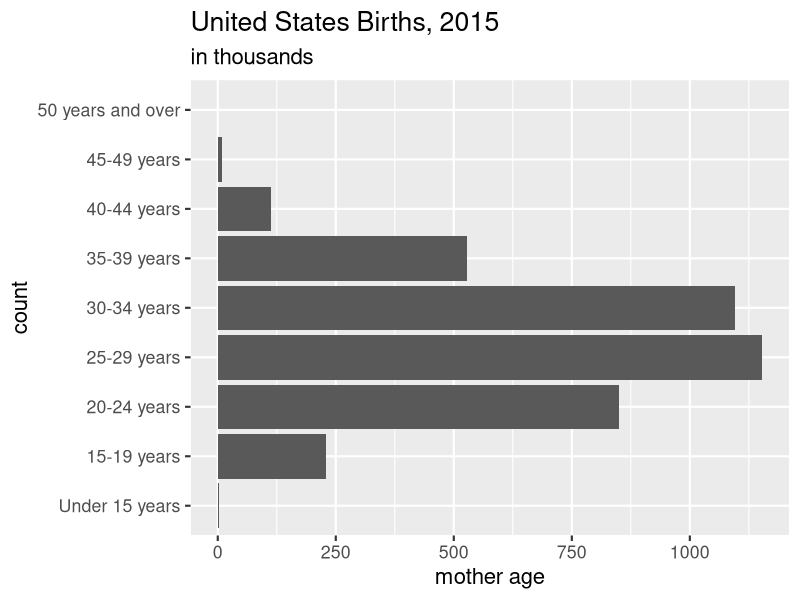
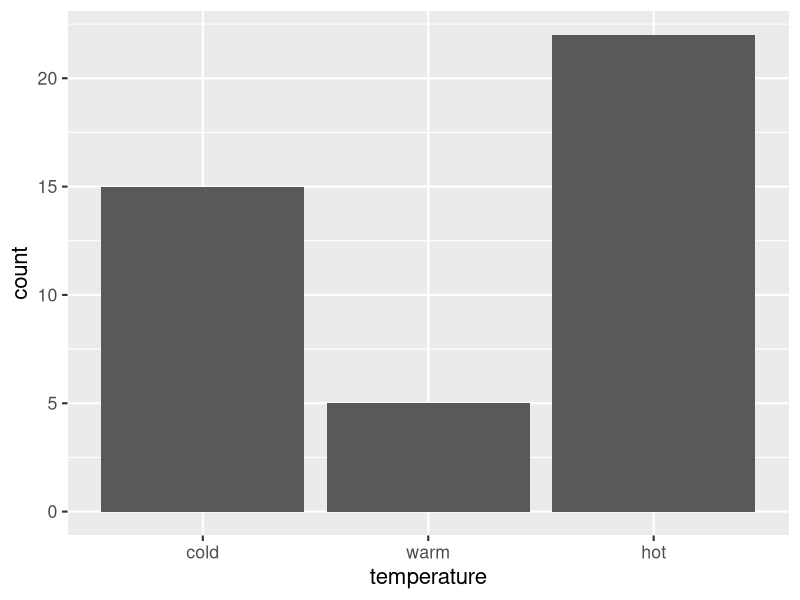
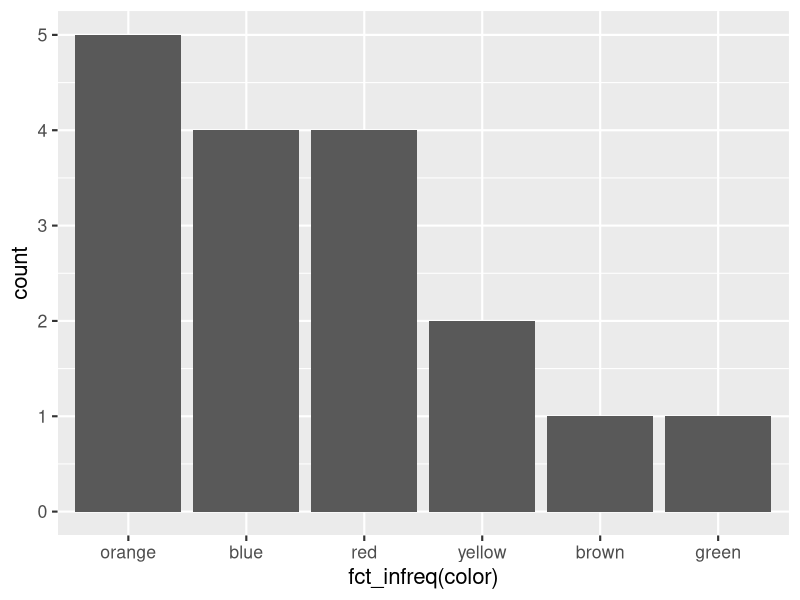
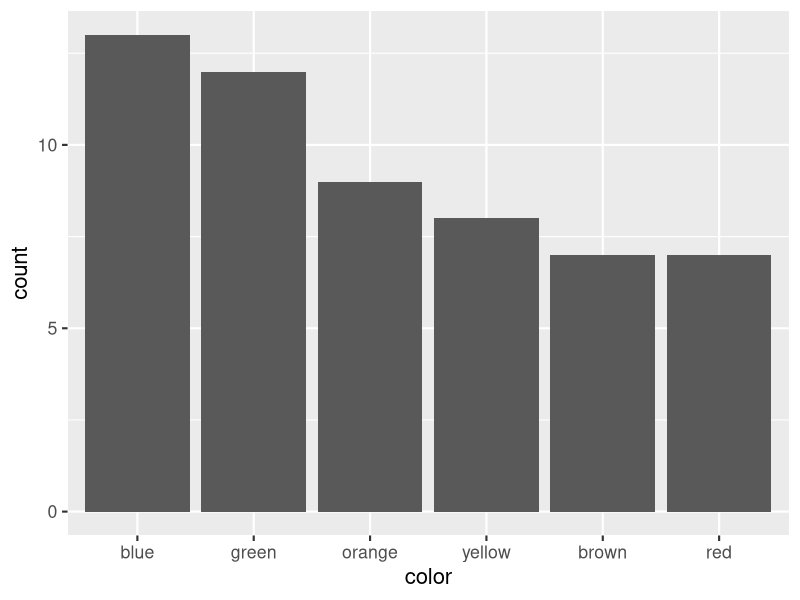
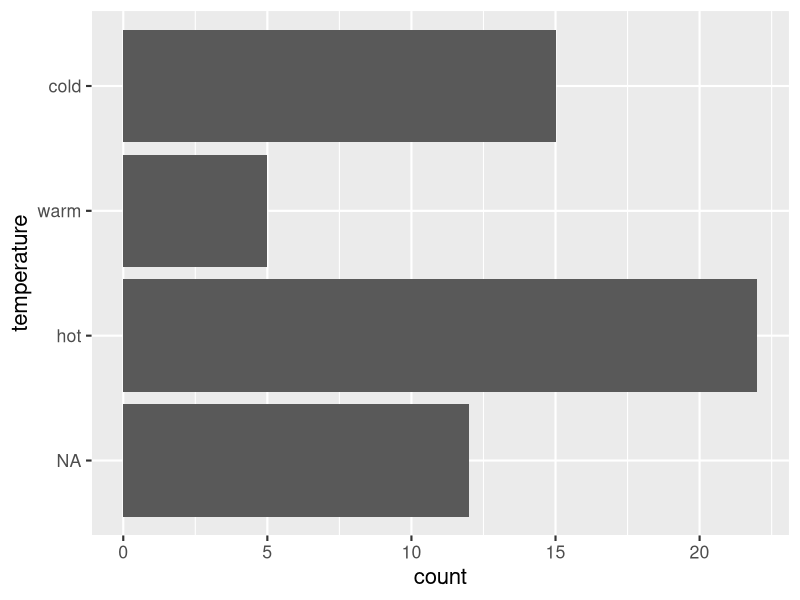

Recreate these plots in R, in order.
## ---- chunk 1
library(forcats)
x <- factor(c("G234", "G452", "G136"))  
y <- fct_recode(x, Physics = "G234", Math = "G452", Chemistry = "G136")  
y
## ---- chunk 2
library(tibble)
library(ggplot2)
Births2015 <- tibble(MotherAge = c("15-19 years", "20-24 years", "25-29 years", "30-34 years", "35-39 years",  "40-44 years", "45-49 years", "50 years and over", "Under 15 years"), Num = c(229.715, 850.509, 1152.311, 1094.693, 527.996, 111.848, 8.171, .754, 2.5)) 
 
ggplot(Births2015, aes(fct_relevel(MotherAge, "Under 15 years"), Num)) +
  geom_col() +
  coord_flip() +
  scale_y_continuous(breaks = seq(0, 1250, 250)) +
  ggtitle("United States Births, 2015", subtitle = "in thousands") +
  theme_grey(16) +
  labs(y = "mother age", x = "count")
## ---- chunk 3
x <- c("A", "B", "C", "move1", "D", "E", "move2", "F")  
fct_relevel(x, "move1", "move2")
## ---- chunk 4
x <- c("A", "B", "C", "move1", "D", "E", "move2", "F")  
fct_relevel(x, "move1", "move2", after = 4) # move after the fourth item
## ---- chunk 5
x <- c("A", "B", "C", "move1", "D", "E", "move2", "F")  
fct_relevel(x, "move1", "move2", after = Inf)
## ---- chunk 6
df <- data.frame(temperature = factor(c("cold", "warm", "hot")),  
                 count = c(15, 5, 22)) 
 
# row order is correct (think: factor in ROW order) 
ggplot(df, aes(x = fct_inorder(temperature), y = count)) +  
  geom_col() +
  theme_grey(16) +
  labs( x = "temperature")
## ---- chunk 7
df <- data.frame(  
  color = c("orange","blue", "red","brown","yellow", "green", "orange", "red", "yellow","blue","blue","red","orange","blue","red","orange","orange")
)  
 
ggplot(df, aes(fct_infreq(color))) +   
  geom_bar() +  
  theme_grey(16)
## ---- chunk 8
pack1 <- data.frame(  
  color = c("blue", "brown", "green", "orange", "red", "yellow"),  
  count = c(13, 7, 12, 9, 7, 8)  
)  
 
ggplot(pack1, aes(fct_reorder(color, count, .desc = TRUE), count)) +   
  geom_col() +  
  theme_grey(16) +
  labs(x = "color")
## ---- chunk 9
library(dplyr)
df <- data.frame(temperature = factor(c("cold", "warm", "hot", NA)), count = c(15, 5, 22, 12))
 
df %>%   
  mutate(temperature = fct_explicit_na(temperature, "NA") %>% 
  fct_relevel("NA", "hot", "warm", "cold")) %>%
  ggplot(aes(x = temperature, y = count)) +
  geom_col() +
  coord_flip() +
  theme_grey(16) +
  labs(x = "temperature")
## ---- chunk 10
set.seed(2022)
testscore <- round(runif(100, min = 70, max = 100))

df <- data.frame(testscore) |> 
  mutate(grade = cut(testscore, breaks = seq(70, 100, 10), 
                     labels = c("C", "B", "A"), right = FALSE,
                     include.lowest = TRUE))

head(df)
